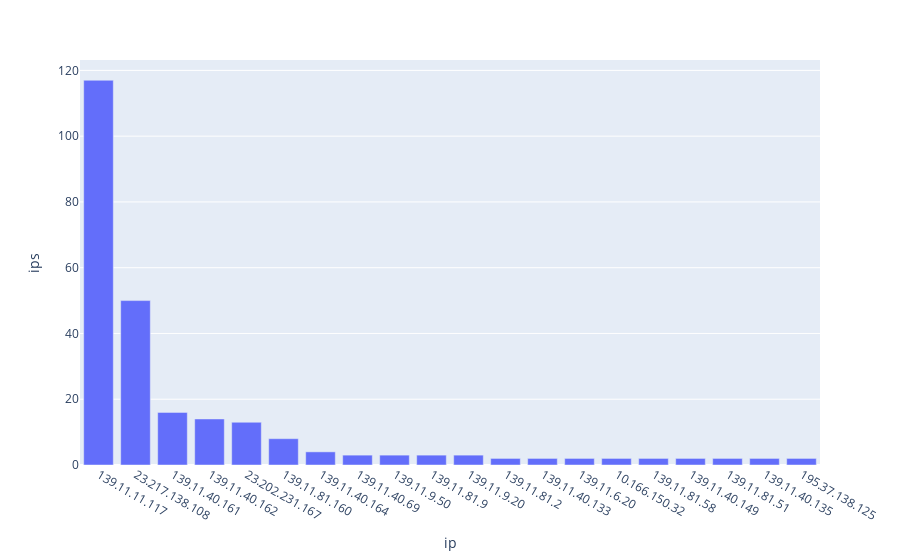

The notebook cell this image was saved under:
### Code cell
fig = px.bar(count_ip, x='ip', y='ips')
fig.show()

### Figure 1 — Plotly figure (JSON) as saved in the notebook; plotly's stock layout.template omitted (floating-point values rounded to 4 significant figures)
{"data": [{"alignmentgroup": "True", "hoverlabel": {"namelength": 0}, "hovertemplate": "ip=%{x}<br>ips=%{y}", "legendgroup": "", "marker": {"color": "#636efa"}, "name": "", "offsetgroup": "", "orientation": "v", "showlegend": false, "textposition": "auto", "type": "bar", "x": ["139.11.11.117", "23.217.138.108", "139.11.40.161", "139.11.40.162", "23.202.231.167", "139.11.81.160", "139.11.40.164", "139.11.40.69", "139.11.9.50", "139.11.81.9", "139.11.9.20", "139.11.81.2", "139.11.40.133", "139.11.6.20", "10.166.150.32", "139.11.81.58", "139.11.40.149", "139.11.81.51", "139.11.40.135", "195.37.138.125"], "xaxis": "x", "y": [117, 50, 16, 14, 13, 8, 4, 3, 3, 3, 3, 2, 2, 2, 2, 2, 2, 2, 2, 2], "yaxis": "y"}], "layout": {"autosize": true, "barmode": "relative", "legend": {"tracegroupgap": 0}, "margin": {"t": 60}, "xaxis": {"anchor": "y", "autorange": true, "domain": [0, 1], "range": [-0.5, 19.5], "title": {"text": "ip"}, "type": "category"}, "yaxis": {"anchor": "x", "autorange": true, "domain": [0, 1], "range": [0, 123.2], "title": {"text": "ips"}, "type": "linear"}}}
